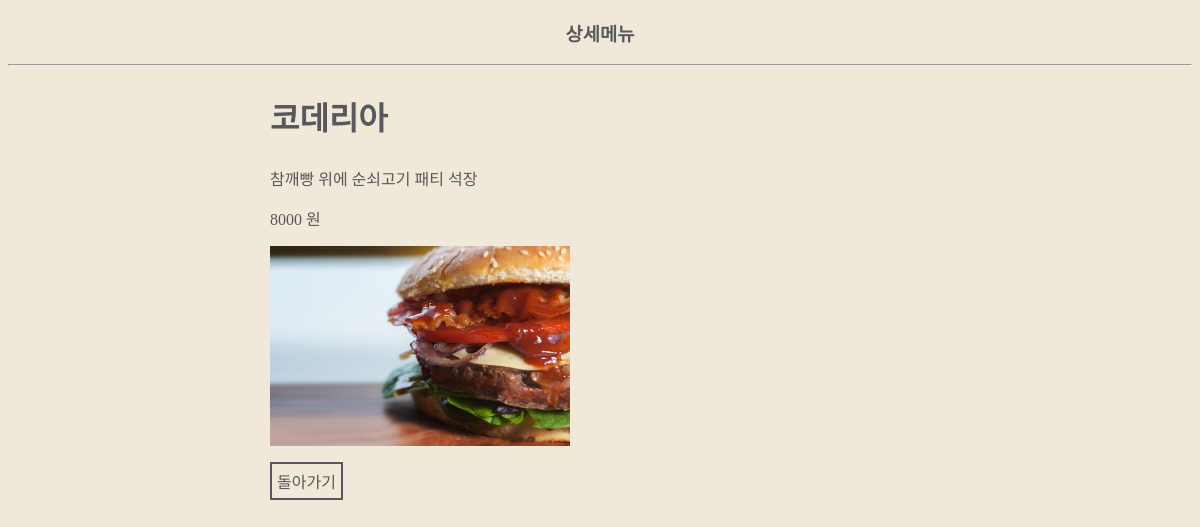
The page /foods/menu/3/ on the database its author committed.
### foods/models.py (models this page shows, shortened)
class Menu(models.Model):
    name = models.CharField(max_length=50)
    description = models.CharField(max_length=100)
    price = models.IntegerField()
    img_path = models.CharField(max_length=255)

### foods/views.py (the view)
# urls.py: path('menu/<int:pk>/', views.food_detail),
def food_detail(request, pk):
    menu = Menu.objects.get(id=pk)
    context = {'menu': menu}
    return render(request, 'foods/detail.html', context)

### foods/templates/foods/detail.html
{% extends './base.html' %}
{% load static %}
{% block css %}
    <link rel="stylesheet" href="{% static 'foods/css/styles_detail.css' %}">
{% endblock css %}
{% block header %}
    <h3>상세메뉴</h3>
    <hr/>
{% endblock header %}
{% block food-container %}
    <div class="food-detail">
        <h2>{{menu.name}}</h2>
        <p>{{menu.description}}</p>
        <p>{{menu.price}} 원</p>
        <img src={% get_static_prefix %}{{menu.img_path}}/>
        <a href="/foods/menu/">돌아가기</a>
    </div>
{% endblock food-container %}

### foods/static/foods/css/styles_detail.css (style rules this page uses)
* { box-sizing: border-box; font-family: Jua; }
body { background-color : #f0e8d9; }
h2 { font-size:32px; color: #58595e; }
.header h3 { color: #58595b; text-align: center; }
.food-detail { width:660px; margin-left: auto; margin-right: auto; }
.food-detail p { color: #58595b; font-size: 16px; text-align: left; }
.food-detail img { display: block; margin-bottom: 16px; width: 300px; height: 200px; }
.food-detail a { color: #58595b; font-size: 16px; text-decoration: none; border: #58595b 2px solid; padding: 5px; display: inline-block; }

### rows shown on the page
Menu: name "코데리아", description "참깨빵 위에 순쇠고기 패티 석장", price "8000", img_path (picture)
